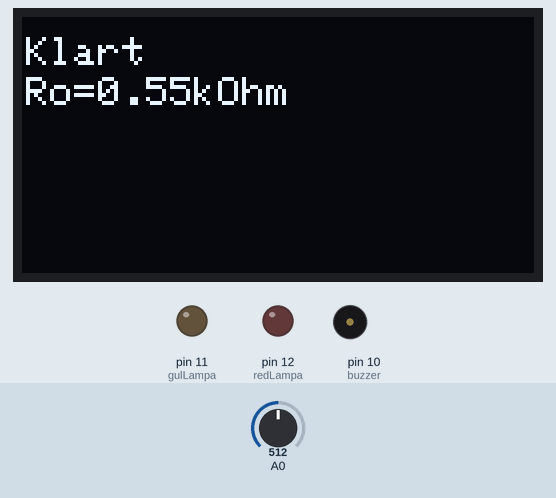
Recording of a sketch running on a simulated Arduino Uno, built with avr-gcc and run on an emulated ATmega328P. Shown: 128×64 one-colour display, output pins drawn as LEDs (lit = HIGH), buzzer (waves = sounding). The inputs (shaded band) are chosen by the test bench; at power-on: A0 = 512.

Above: at 12.6 s.
At 18.7 s:
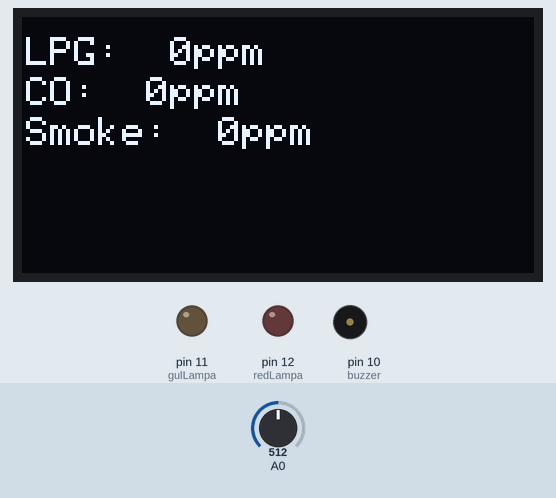
18.8 s: A0 set to 843
At 19.6 s:
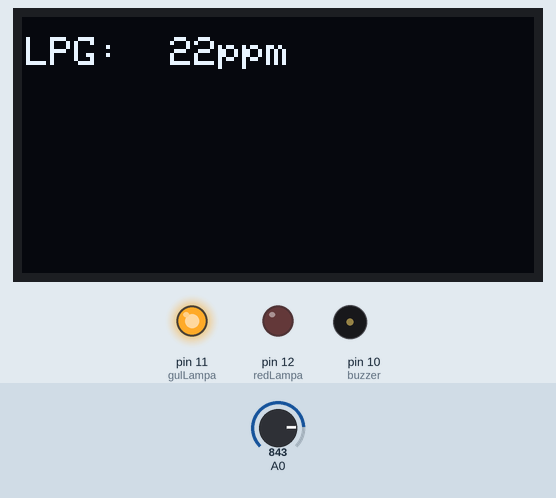
21.8 s: A0 set to 866
At 22.8 s:
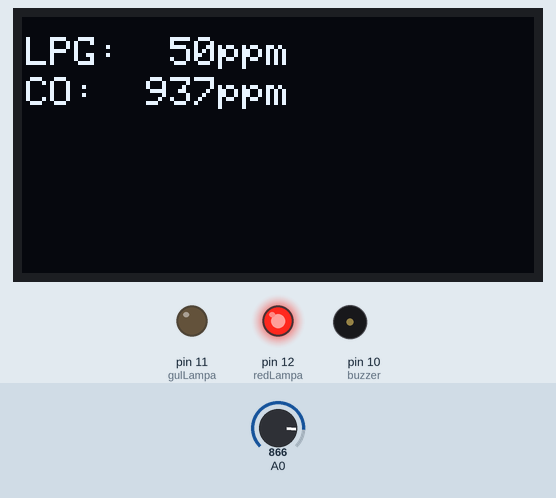
24.1 s: A0 set to 716
At 26.7 s:
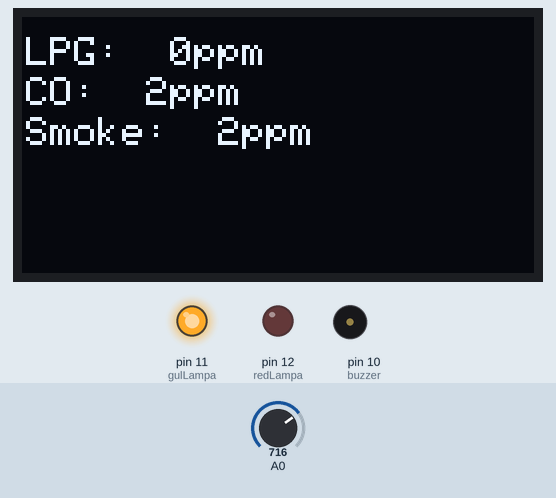
Timing chart, 0 to 28.2 s (numbered marks = the images above; inputs shaded):
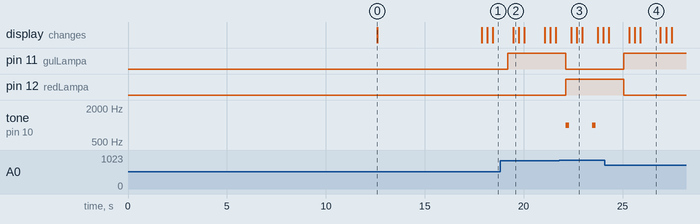

The sketch:

CodeForGasSensor.ino
```cpp
#include <SPI.h>
#include <Wire.h>
#include <Adafruit_GFX.h>
#include <Adafruit_SSD1306.h>

#define OLED_RESET -1
Adafruit_SSD1306 display(OLED_RESET);

int redLampa = 12;
int gulLampa = 11;
int buzzer = 10;
int MQ2 = 0;
int RL = 5;
int ROrenLuft = 9.83;
float Ro;

#define         KalibreringsProver    (25)    //Antal prover under kalibreringsfasen
#define         KalibreringsInterval  (500)   //Tid i millisekunder mellan proverna
#define         AntalProver           (50)   //Antal prover under mätning av gas
#define         ProvInterval          (5)    //Tid mellan varje prov av gas

#define         GAS_LPG                      (0)
#define         GAS_CO                       (1)
#define         GAS_SMOKE                    (2)

float           LPGCurve[3]  =  {2.3,0.21,-0.47};   //two points are taken from the curve.
                                                    //with these two points, a line is formed which is "approximately equivalent"
                                                    //to the original curve.
                                                    //data format:{ x, y, slope}; point1: (lg200, 0.21), point2: (lg10000, -0.59)
float           COCurve[3]  =  {2.3,0.72,-0.34};    //two points are taken from the curve.
                                                    //with these two points, a line is formed which is "approximately equivalent"
                                                    //to the original curve.
                                                    //data format:{ x, y, slope}; point1: (lg200, 0.72), point2: (lg10000,  0.15)
float           SmokeCurve[3] ={2.3,0.53,-0.44};    //two points are taken from the curve.
                                                    //with these two points, a line is formed which is "approximately equivalent"
                                                    //to the original curve.
                                                    //data format:{ x, y, slope}; point1: (lg200, 0.53), point2: (lg10000,  -0.22)


void setup() {
  pinMode(redLampa, OUTPUT);
  pinMode(gulLampa, OUTPUT);
  pinMode(buzzer, OUTPUT);
  Serial.begin(9600);
  display.begin(SSD1306_SWITCHCAPVCC, 0x3C);
  display.clearDisplay();
  display.setTextSize(1);
  display.setTextColor(WHITE);
  display.setCursor(1,5);
  display.print("Kalibrering");
  display.display();
  Ro = MQ2Kalibrering(MQ2);
  display.clearDisplay();
  display.setCursor(1,5);
  display.print("Klart");
  display.setCursor(1,15);
  display.print("Ro=");
  display.print(Ro);
  display.print("kOhm");
  display.display();
  delay(5000);
}

void loop() {
  display.clearDisplay();
  display.setTextSize(1);
  display.setTextColor(WHITE);
  display.setCursor(1,5);
  display.print("LPG:  ");
  display.print(MQ2GetGasPercentage(MQ2Read(MQ2)/Ro,GAS_LPG));
  display.print("ppm");
  display.display();
  display.setCursor(1,15);
  display.print("CO:  ");
  display.print(MQ2GetGasPercentage(MQ2Read(MQ2)/Ro,GAS_CO) );
  display.print("ppm");
  display.display();
  display.setCursor(1,25);
  display.print("Smoke:  ");
  display.print(MQ2GetGasPercentage(MQ2Read(MQ2)/Ro,GAS_SMOKE) );
  display.print("ppm");
  display.display();

  if(MQ2GetGasPercentage(MQ2Read(MQ2)/Ro,GAS_LPG)>500 or MQ2GetGasPercentage(MQ2Read(MQ2)/Ro,GAS_CO)>500 or MQ2GetGasPercentage(MQ2Read(MQ2)/Ro,GAS_SMOKE)>500 ){
    digitalWrite(redLampa, HIGH);
    digitalWrite(gulLampa, LOW);
    tone(buzzer, 1000, 200);
  }
  else
  {
    digitalWrite(redLampa, LOW);
    digitalWrite(gulLampa, HIGH);
    noTone(buzzer);
  }
}


//-----------------------------------Funktioner---------------------------------------------//

//Kalibrering av MQ2-sensorn, checkar av så att sensorn är i ren luft.
float MQ2Kalibrering(int mq_pin)
{
  int i;
  float val=0;

  for (i=0;i<KalibreringsProver;i++) {
    val += MQ2Resistans(analogRead(mq_pin));
    delay(KalibreringsInterval);
  }
  val = val/KalibreringsProver;

  val = val/ROrenLuft;

  return val;
}

//Resistans uträkning för MQ2-sensorn
float MQ2Resistans(int raw_adc)
{
  return ( ((float)RL*(1023-raw_adc)/raw_adc));
}

//
float MQ2Read(int mq_pin)
{
  int i;
  float rs=0;

  for (i=0;i<ProvInterval;i++) {
    rs += MQ2Resistans(analogRead(mq_pin));
    delay(AntalProver);
  }

  rs = rs/ProvInterval;

  return rs;
}

//Räknar ut ppm av den specifika gasen
int MQ2GetGasPercentage(float rs_ro_ratio, int gas_id)
{
  if ( gas_id == GAS_LPG ) {
     return MQ2GetPercentage(rs_ro_ratio,LPGCurve);
  } else if ( gas_id == GAS_CO ) {
     return MQ2GetPercentage(rs_ro_ratio,COCurve);
  } else if ( gas_id == GAS_SMOKE ) {
     return MQ2GetPercentage(rs_ro_ratio,SmokeCurve);
  }

  return 0;
}

//
int  MQ2GetPercentage(float rs_ro_ratio, float *pcurve)
{
  return (pow(10,( ((log(rs_ro_ratio)-pcurve[1])/pcurve[2]) + pcurve[0])));
}
```

Measured:
- the behaviour switches between 853 and 854 on A0 (found by bisection; images 2 and 3)
- after the input at 21.8 s, pin 11 (gulLampa): HIGH → LOW after 0.31 s; pin 12 (redLampa): LOW → HIGH after 0.31 s; tone on pin 10 (buzzer): alternates 1000 Hz for 0.20 s and silent for 1.1 s, starting after 0.31 s
- after the input at 24.1 s, pin 11 (gulLampa): LOW → HIGH after 0.94 s; pin 12 (redLampa): HIGH → LOW after 0.94 s; tone on pin 10 (buzzer): stops changing and stays silent
- what the display in image 0 shows lasts 5.3 s, from 12.6 s to 17.9 s
- what the display in image 4 shows lasts 1.0 s, from 25.9 s to 26.9 s
